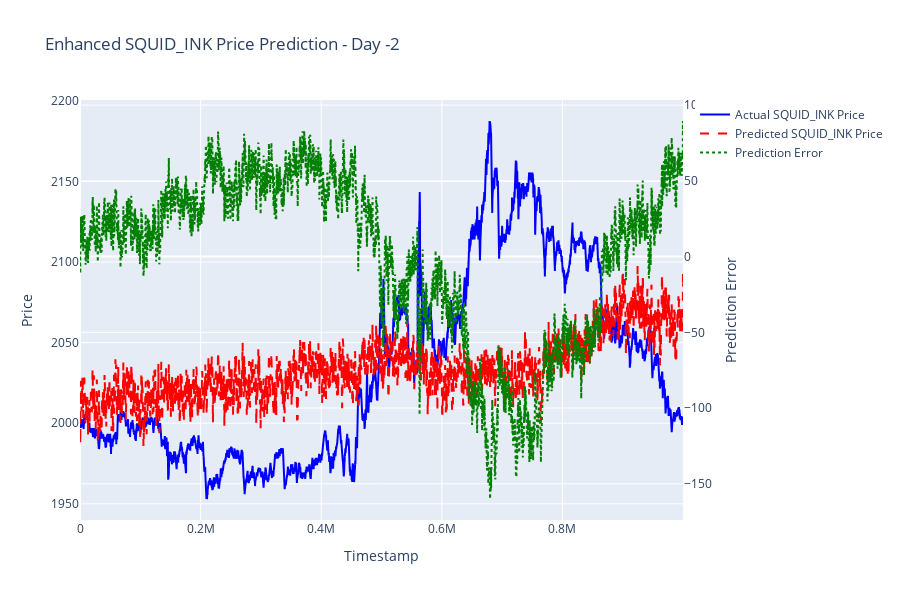
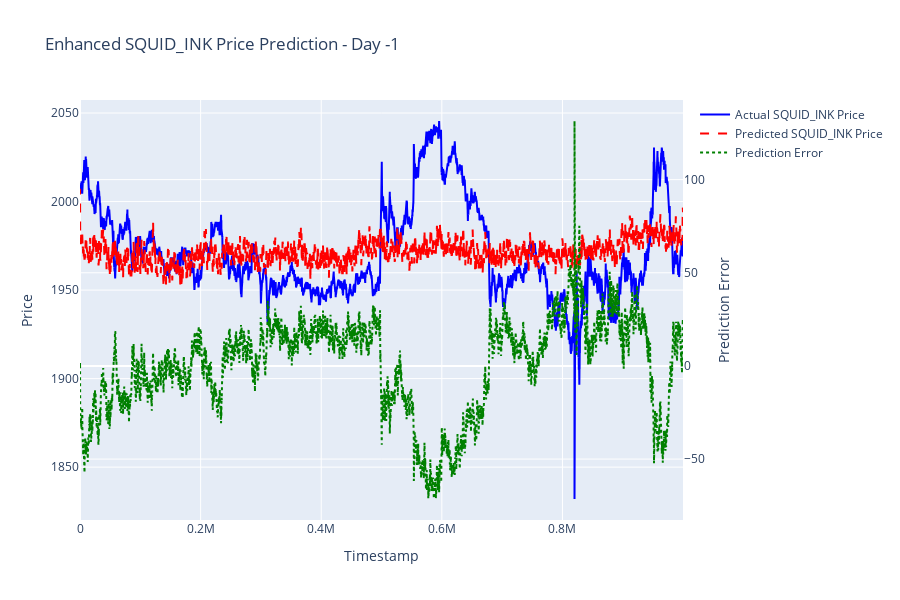

Write notebook code for charts like these, in order.
### Code cell
import pandas as pd
import numpy as np
from sklearn.linear_model import LinearRegression
from sklearn.metrics import r2_score, mean_squared_error
import plotly.graph_objects as go

def create_features(price_matrix: pd.DataFrame, 
                   rolling_windows: list[int] = [5, 10, 20],
                   product_columns: list[str] = ['KELP', 'RAINFOREST_RESIN']) -> pd.DataFrame:
    """
    Create time series features for the price data.
    
    Args:
        price_matrix: DataFrame with timestamp-aligned prices for all products
        rolling_windows: List of window sizes for rolling statistics
        product_columns: List of product names to create features for
        
    Returns:
        DataFrame with additional features
    """
    features = price_matrix.copy()
    
    for product in product_columns:
        # Price changes
        features[f'{product}_pct_change'] = features[product].pct_change()
        features[f'{product}_diff'] = features[product].diff()
        
        # Lagged prices (t-1, t-2)
        features[f'{product}_lag1'] = features[product].shift(1)
        features[f'{product}_lag2'] = features[product].shift(2)
        
        # Rolling statistics
        for window in rolling_windows:
            # Rolling mean
            features[f'{product}_rolling_mean_{window}'] = (
                features[product].rolling(window=window, min_periods=1).mean()
            )
            
            # Rolling standard deviation
            features[f'{product}_rolling_std_{window}'] = (
                features[product].rolling(window=window, min_periods=1).std()
            )
            
            # Rolling min/max
            features[f'{product}_rolling_min_{window}'] = (
                features[product].rolling(window=window, min_periods=1).min()
            )
            features[f'{product}_rolling_max_{window}'] = (
                features[product].rolling(window=window, min_periods=1).max()
            )
            
            # Rolling range
            features[f'{product}_rolling_range_{window}'] = (
                features[f'{product}_rolling_max_{window}'] - 
                features[f'{product}_rolling_min_{window}']
            )
        
        # Exponential moving averages
        features[f'{product}_ema_fast'] = features[product].ewm(span=5).mean()
        features[f'{product}_ema_slow'] = features[product].ewm(span=20).mean()
        
        # Volatility (realized volatility)
        features[f'{product}_volatility'] = (
            features[f'{product}_pct_change'].rolling(window=10).std()
        )
    
    # Cross-product features
    features['price_ratio_kelp_resin'] = features['KELP'] / features['RAINFOREST_RESIN']
    features['price_spread'] = features['RAINFOREST_RESIN'] - features['KELP']
    
    # Fill NaN values created by rolling operations and differences
    features = features.fillna(method='bfill').fillna(method='ffill')
    
    return features

def prepare_regression_data(prices_df: pd.DataFrame) -> tuple[pd.DataFrame, pd.Series]:
    """
    Prepare data for regression analysis with enhanced features.
    
    Args:
        prices_df: DataFrame containing price data
        
    Returns:
        X: Features DataFrame
        y: Target Series (SQUID_INK prices)
    """
    # Pivot the data to get separate columns for each product
    price_matrix = pd.pivot_table(
        prices_df,
        values='mid_price',
        index='timestamp',
        columns='product'
    ).reset_index()
    
    # Create features
    features_df = create_features(price_matrix)
    
    # Select features for regression
    feature_columns = [col for col in features_df.columns 
                      if col not in ['timestamp', 'SQUID_INK']
                      and not pd.isna(features_df[col]).any()]
    
    X = features_df[feature_columns]
    y = features_df['SQUID_INK']
    
    return X, y, feature_columns

def analyze_price_relationships(day: int) -> None:
    """
    Analyze price relationships using linear regression with enhanced features.
    
    Args:
        day: The day to analyze
    """
    prices = price_data[day]
    
    # Prepare data
    X, y, feature_columns = prepare_regression_data(prices)
    
    # Create and fit the model
    model = LinearRegression()
    model.fit(X, y)
    
    # Make predictions
    y_pred = model.predict(X)
    
    # Calculate metrics
    r2 = r2_score(y, y_pred)
    rmse = np.sqrt(mean_squared_error(y, y_pred))
    
    # Print results
    print(f"\nEnhanced Regression Analysis for Day {day}:")
    print("\nTop 10 Most Important Features:")
    
    # Get feature importance
    feature_importance = pd.DataFrame({
        'Feature': feature_columns,
        'Coefficient': model.coef_
    })
    feature_importance['Abs_Coefficient'] = abs(feature_importance['Coefficient'])
    feature_importance = feature_importance.sort_values('Abs_Coefficient', ascending=False)
    
    print(feature_importance.head(10).to_string(index=False))
    
    print(f"\nModel Performance:")
    print(f"R² Score: {r2:.4f}")
    print(f"RMSE: {rmse:.4f}")
    
    # Create visualization
    fig = go.Figure()
    
    # Actual prices
    fig.add_trace(
        go.Scatter(
            x=prices[prices['product'] == 'SQUID_INK']['timestamp'],
            y=y,
            name='Actual SQUID_INK Price',
            mode='lines',
            line=dict(color='blue')
        )
    )
    
    # Predicted prices
    fig.add_trace(
        go.Scatter(
            x=prices[prices['product'] == 'SQUID_INK']['timestamp'],
            y=y_pred,
            name='Predicted SQUID_INK Price',
            mode='lines',
            line=dict(color='red', dash='dash')
        )
    )
    
    # Add prediction error
    prediction_error = y_pred - y
    fig.add_trace(
        go.Scatter(
            x=prices[prices['product'] == 'SQUID_INK']['timestamp'],
            y=prediction_error,
            name='Prediction Error',
            mode='lines',
            line=dict(color='green', dash='dot'),
            yaxis='y2'
        )
    )
    
    fig.update_layout(
        title=f'Enhanced SQUID_INK Price Prediction - Day {day}',
        xaxis_title='Timestamp',
        yaxis_title='Price',
        yaxis2=dict(
            title='Prediction Error',
            overlaying='y',
            side='right'
        ),
        height=600
    )
    
    fig.show()

# Run enhanced analysis for each day
for day in [-2, -1, 0]:
    analyze_price_relationships(day)

### Figure 1 — Plotly figure (JSON) as saved in the notebook; plotly's stock layout.template omitted (floating-point values rounded to 4 significant figures; data arrays with more than 128 entries replaced by an {"elided": "..."} marker saying what was removed)
{"data": [{"line": {"color": "blue"}, "mode": "lines", "name": "Actual SQUID_INK Price", "type": "scatter", "x": {"elided": "10000 int values"}, "y": {"elided": "10000 float values"}}, {"line": {"color": "red", "dash": "dash"}, "mode": "lines", "name": "Predicted SQUID_INK Price", "type": "scatter", "x": {"elided": "10000 int values"}, "y": {"elided": "10000 float values"}}, {"line": {"color": "green", "dash": "dot"}, "mode": "lines", "name": "Prediction Error", "type": "scatter", "x": {"elided": "10000 int values"}, "y": {"elided": "10000 float values"}, "yaxis": "y2"}], "layout": {"height": 600, "title": {"text": "Enhanced SQUID_INK Price Prediction - Day -2"}, "xaxis": {"title": {"text": "Timestamp"}}, "yaxis": {"title": {"text": "Price"}}, "yaxis2": {"overlaying": "y", "side": "right", "title": {"text": "Prediction Error"}}}}

### Figure 2 — Plotly figure (JSON) as saved in the notebook; plotly's stock layout.template omitted (floating-point values rounded to 4 significant figures; data arrays with more than 128 entries replaced by an {"elided": "..."} marker saying what was removed)
{"data": [{"line": {"color": "blue"}, "mode": "lines", "name": "Actual SQUID_INK Price", "type": "scatter", "x": {"elided": "10000 int values"}, "y": {"elided": "10000 float values"}}, {"line": {"color": "red", "dash": "dash"}, "mode": "lines", "name": "Predicted SQUID_INK Price", "type": "scatter", "x": {"elided": "10000 int values"}, "y": {"elided": "10000 float values"}}, {"line": {"color": "green", "dash": "dot"}, "mode": "lines", "name": "Prediction Error", "type": "scatter", "x": {"elided": "10000 int values"}, "y": {"elided": "10000 float values"}, "yaxis": "y2"}], "layout": {"height": 600, "title": {"text": "Enhanced SQUID_INK Price Prediction - Day -1"}, "xaxis": {"title": {"text": "Timestamp"}}, "yaxis": {"title": {"text": "Price"}}, "yaxis2": {"overlaying": "y", "side": "right", "title": {"text": "Prediction Error"}}}}
